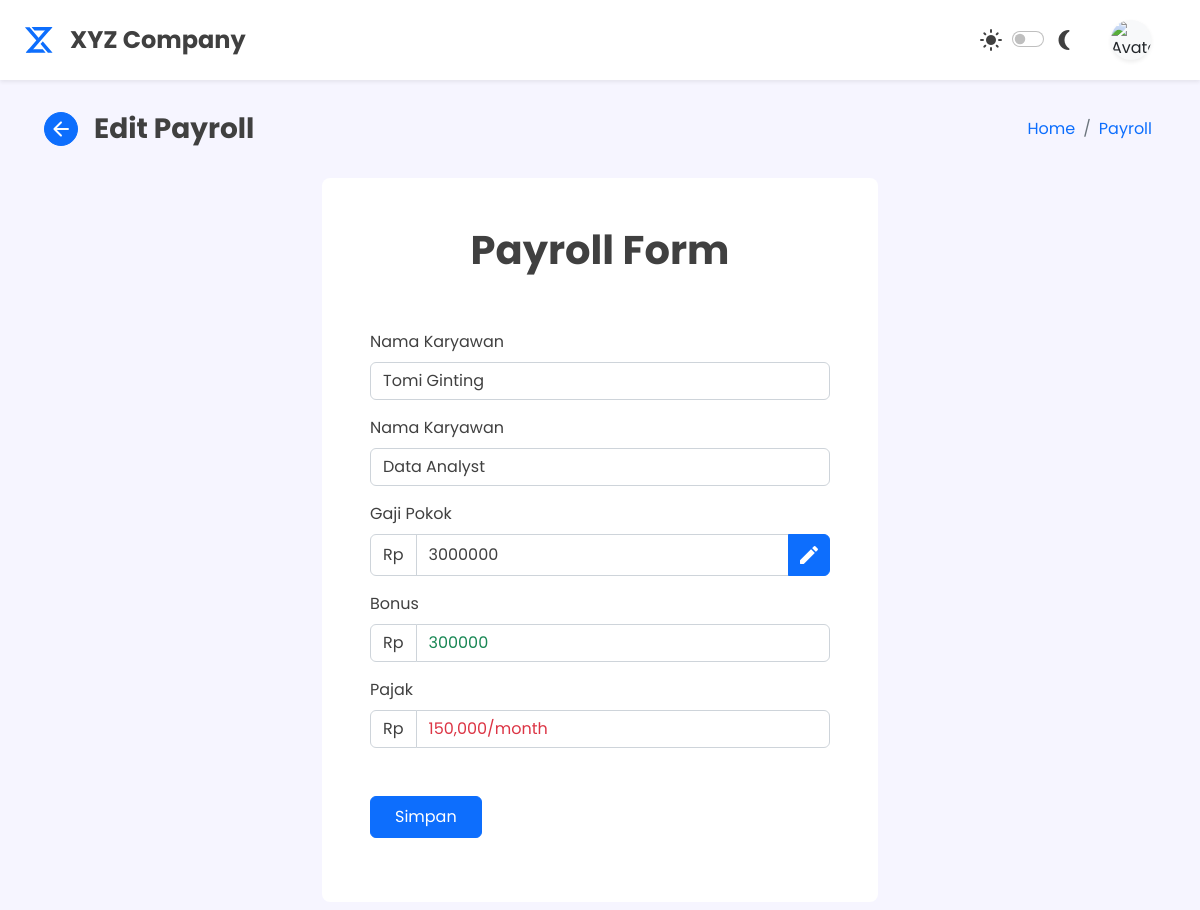
The page /sources/admin/admin-payroll-edit.php?kode=FSR366 (signed in) on the database as committed earlier.
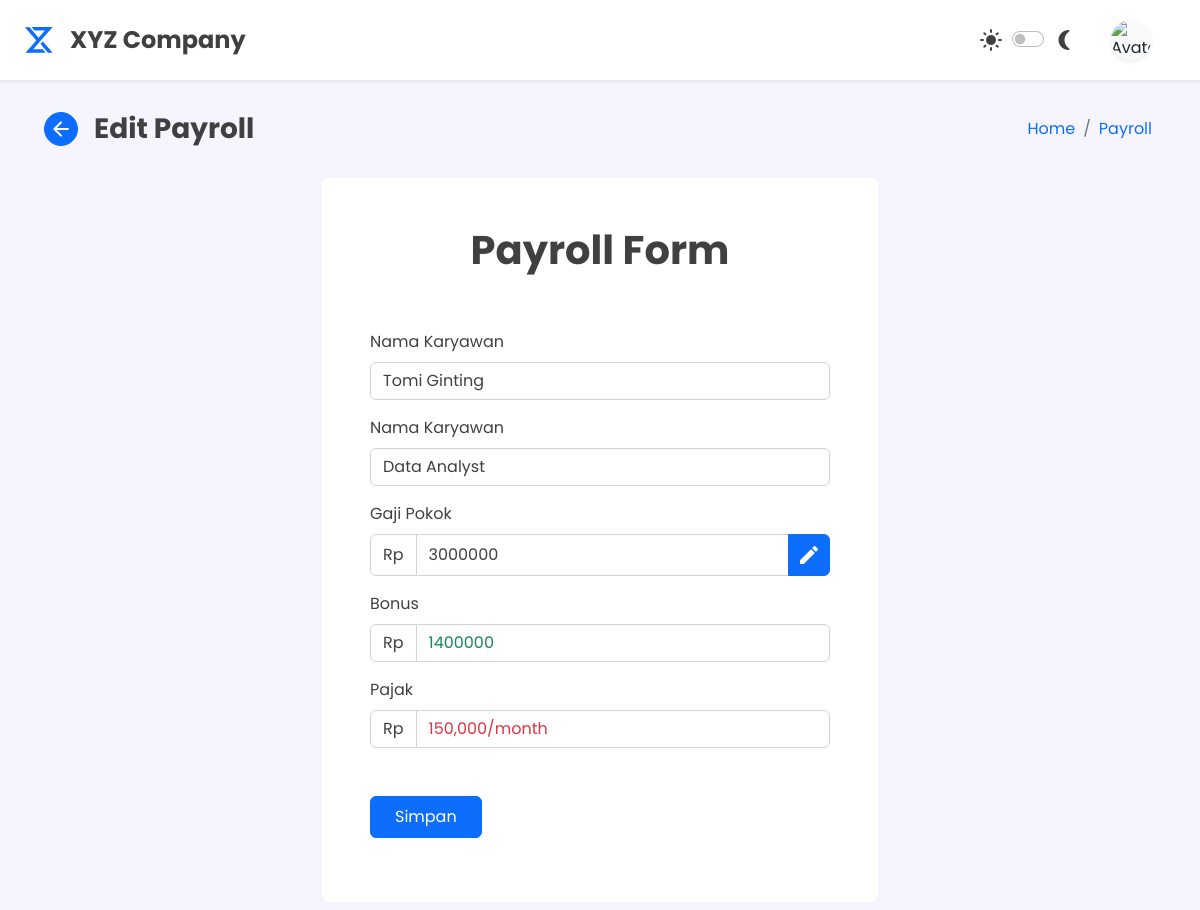
The same page on the database as committed later.
### tables this page shows
CREATE TABLE `daftar_gaji` (
  `id` int(11) NOT NULL,
  `kode_karyawan` varchar(10) NOT NULL,
  `nama` varchar(50) NOT NULL,
  `invoice` varchar(12) NOT NULL,
  `bulan` varchar(20) NOT NULL,
  `date_lengkap` varchar(20) NOT NULL,
  `gaji_pokok` bigint(50) NOT NULL,
  `bonus` bigint(50) NOT NULL,
  `pajak` bigint(50) NOT NULL,
  `gaji_bersih` bigint(50) NOT NULL
);

### php/functions.php (called while the page is built)
<?php
function koneksi (){
    return mysqli_connect("localhost", "root", "", "perusahaan");
}
function query ($query){
    $koneksi = koneksi();
    $data = mysqli_query($koneksi, $query);
    if(mysqli_num_rows($data) > 1){
        $rows = [];
        while($row = mysqli_fetch_assoc($data)){
            $rows[] = $row;
        }
        return $rows;
    }else {
        $rows = mysqli_fetch_assoc($data);
        return $rows;
    }
}
?>

### sources/admin/admin-payroll-edit.php (the view, shortened to what the changed rows need)
<!DOCTYPE html>
<html lang="en">
<?php
include '../../php/functions.php';
?>
<head>
    <link href="https://cdn.jsdelivr.net/npm/bootstrap@5.2.2/dist/css/bootstrap.min.css" rel="stylesheet"
 />
    <link rel="stylesheet" href="../../assets/style/main.css">
</head>
<body class="d-flex">
    <div class="content col d-flex flex-column gap-3 mb-2">
        <div class="d-flex flex-column px-2 gap-3">
            <div class="d-flex row mx-1 mx-lg-4 gap-4">
                <div>
                    <?php
                    $kodeURL = $_GET['kode'];
                    $query2 = query("SELECT * FROM daftar_gaji WHERE kode_karyawan = '$kodeURL'");
                    ?>
                    <form action="" method="post"
                        class="form container rounded-3 d-flex flex-column col col-sm-8 col-md-7 col-lg-6 col-xxl-5 p-5 gap-5 text-center"
                        enctype="multipart/form-data">
                        <h2 class="fw-bold fs-1">Payroll Form</h2>
                        <div class="d-flex flex-column gap-3">
                            <div class="d-flex flex-column">
                                <div class="input-group">
                                    <span class="input-group-text text text-field">Rp</span>
                                    <?php
                                    $gaji = $query2['gaji_pokok'] * 1000;
                                    ?>
                                    <input type="text" name="gaji" class="salary form-control text text-field"
                                        aria-label="Salary" value=<?= $gaji ?> readonly>
                                    <button type="button" id="edit-salary"
                                        class="btn btn-primary d-flex align-items-center p-md-2 p-1" title="edit">
                                        <i class="material-icons-round">&#xe3c9</i>
                                    </button>
                                </div>
                            </div>
                            <div class="d-flex flex-column">
                                <div class="input-group">
                                    <span class="input-group-text text text-field">Rp</span>
                                    <?php $bonus = $query2['bonus'] * 1000; ?>
                                    <input type="text" name="bonus" class="salary form-control text-success text-field"
                                        aria-label="Bonus" value=<?= $bonus ?>>
                                </div>
                            </div>
                            <div class="d-flex flex-column">
                                <div class="input-group">
                                    <span class="input-group-text text text-field">Rp</span>
                                    <?php
                                    $pajak = $query2['pajak']*1000;
                                    ?>
                                    <input type="text" name="pajak" class="form-control text-danger text-field"
                                        aria-label="Tax" value="<?= number_format($pajak,0,".",",")."/month";?>"
                                        readonly>
                                </div>
                            </div>
                        </div>
                    </form>
                </div>
            </div>
        </div>
    </div>
</body>
</html>

Rows that differ between the two databases and show on the page:
changed daftar_gaji "150,000/month": bonus "300000" → "1400000"
